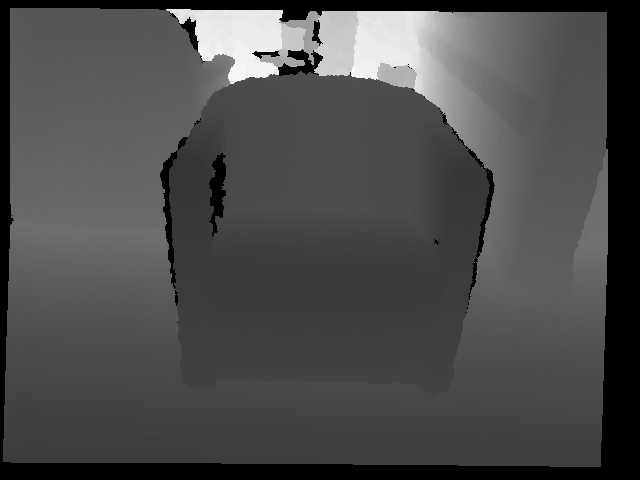
%> input picture 1_First_homework/0000006-000000166846.png, 640 x 480 px
$ octave homework1.m   (GNU Octave 9; MATLAB toolbox functions it lacks are replaced by stand-ins)
%> lines starting %> are read from the running program, lines starting %| are printed output that depends on the picture
clearvars; close all; clc;

% Load the range image
rangeImage = imread('0000006-000000166846.png');
%> rangeImage is the input picture: size 480x640 uint16; min 0, max 5291, mean 1577.1

% Given intrinsic parameters
f = 525;
u0 = 320;
v0 = 240;
k_u = 1;
k_v = 1;

% Get image dimensions
[height, width] = size(rangeImage);
%> height = 480; width = 640

% Initialize matrices to store world coordinates
X = zeros(height, width);
Y = zeros(height, width);
Z = double(rangeImage); % Assuming the range image gives the depth directly

% Compute world coordinates
for v = 1:height

    for u = 1:width
        z = Z(v, u);

        if z > 0 % Assuming depth is positive
            x = ((u - u0) * z) / (-f * k_u);
            y = ((v - v0) * z) / (-f * k_v);
            X(v, u) = x;
            Y(v, u) = y;
        end

    end

end
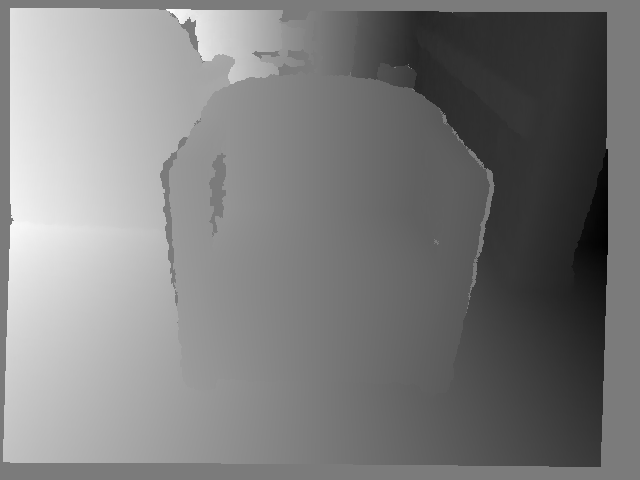
%> X: size 480x640 double; min -1297.4, max 1391.3, mean 32.1; drawn with min black and max white
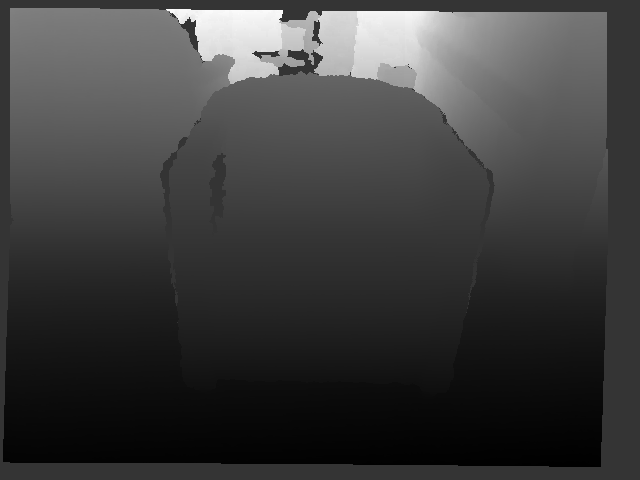
%> Y: size 480x640 double; min -563, max 2151.5, mean 93.8; drawn with min black and max white
%> after the loop, x = -686.7; y = -554.7

% Reshape matrices into vectors for point cloud
X = X(:);
Y = Y(:);
Z = Z(:);

% Remove points with zero depth (if any)
validIndices = Z > 0;
%> validIndices = 307200 logical values, 267527 true
X = X(validIndices);
Y = Y(validIndices);
Z = Z(validIndices);

% Create point cloud object
%> (the run ends here)
